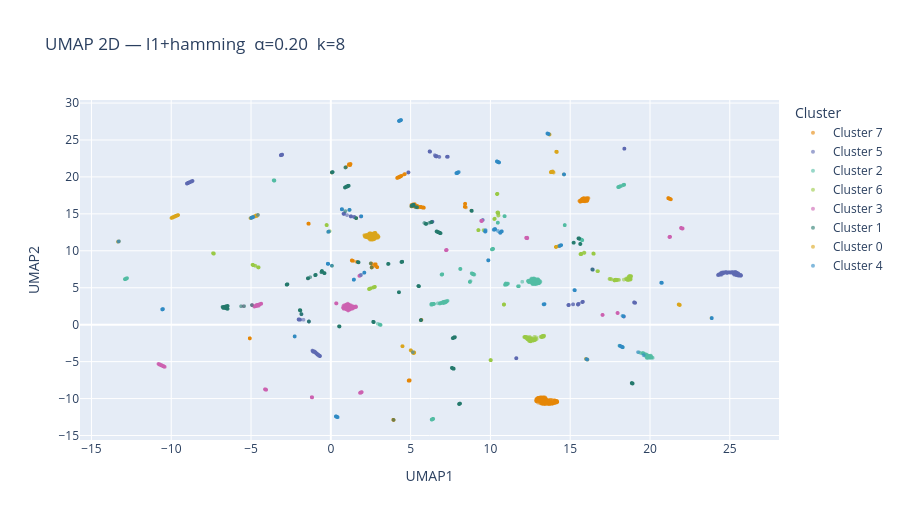
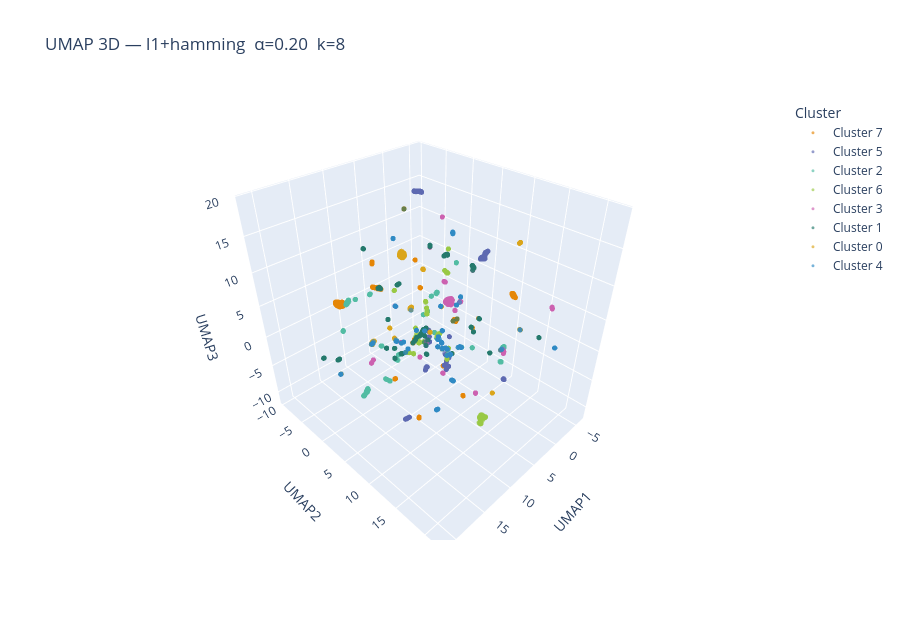

Notebook source saved alongside these figures, in order:
### Code cell
# Cluster and visualise the winning configuration only

# Re-run kmedoids on the winning matrix at seed=42 for reproducibility
res_winner   = kmedoids.fasterpam(D_winner.astype(np.float64), winner_k, random_state=42)
winner_lbls  = np.array(res_winner.labels)

logger.info("Winner clustering: k=%d  unique clusters=%d",
            winner_k, len(np.unique(winner_lbls)))
print(f"Cluster size distribution:")
print(pd.Series(winner_lbls).value_counts().sort_index().to_string())

with warnings.catch_warnings():
    warnings.filterwarnings("ignore", category=UserWarning, module="umap")

    # UMAP 2D visualisation
    reducer_2d = umap.UMAP(
        n_components=2, metric="precomputed",
        n_neighbors=min(15, D_winner.shape[0] - 1),
        min_dist=0.1, random_state=42,
    )
    emb2d = reducer_2d.fit_transform(D_winner.astype(np.float64))

    # UMAP 3D visualisation
    reducer_3d = umap.UMAP(
        n_components=3, metric="precomputed",
        n_neighbors=min(15, D_winner.shape[0] - 1),
        min_dist=0.1, random_state=42,
    )
    emb3d = reducer_3d.fit_transform(D_winner.astype(np.float64))

cluster_labels = [f"Cluster {c}" for c in winner_lbls.tolist()]

df_2d = pd.DataFrame({
    "UMAP1": emb2d[:, 0], "UMAP2": emb2d[:, 1],
    "Cluster": cluster_labels,
})
fig2d = px.scatter(
    df_2d, x="UMAP1", y="UMAP2", color="Cluster",
    title=f"UMAP 2D — {winner_num}+{winner_cat}  α={winner_alpha:.2f}  k={winner_k}",
    opacity=0.6,
    color_discrete_sequence=px.colors.qualitative.Vivid,
)
fig2d.update_traces(marker=dict(size=4))
fig2d.update_layout(height=520)
fig2d.show()

df_3d = pd.DataFrame({
    "UMAP1": emb3d[:, 0], "UMAP2": emb3d[:, 1], "UMAP3": emb3d[:, 2],
    "Cluster": cluster_labels,
})
fig3d = px.scatter_3d(
    df_3d, x="UMAP1", y="UMAP2", z="UMAP3", color="Cluster",
    title=f"UMAP 3D — {winner_num}+{winner_cat}  α={winner_alpha:.2f}  k={winner_k}",
    opacity=0.65,
    color_discrete_sequence=px.colors.qualitative.Vivid,
)
fig3d.update_traces(marker=dict(size=3))
fig3d.update_layout(height=620)
fig3d.show()

### Figure 1 — Plotly figure (JSON) as saved in the notebook; plotly's stock layout.template omitted (floating-point values rounded to 4 significant figures; data arrays with more than 128 entries replaced by an {"elided": "..."} marker saying what was removed)
{"data": [{"hovertemplate": "Cluster=Cluster 7<br>UMAP1=%{x}<br>UMAP2=%{y}<extra></extra>", "legendgroup": "Cluster 7", "marker": {"color": "rgb(229, 134, 6)", "opacity": 0.6, "size": 4, "symbol": "circle"}, "mode": "markers", "name": "Cluster 7", "showlegend": true, "type": "scattergl", "x": {"elided": "791 float values"}, "xaxis": "x", "y": {"elided": "791 float values"}, "yaxis": "y"}, {"hovertemplate": "Cluster=Cluster 5<br>UMAP1=%{x}<br>UMAP2=%{y}<extra></extra>", "legendgroup": "Cluster 5", "marker": {"color": "rgb(93, 105, 177)", "opacity": 0.6, "size": 4, "symbol": "circle"}, "mode": "markers", "name": "Cluster 5", "showlegend": true, "type": "scattergl", "x": {"elided": "627 float values"}, "xaxis": "x", "y": {"elided": "627 float values"}, "yaxis": "y"}, {"hovertemplate": "Cluster=Cluster 2<br>UMAP1=%{x}<br>UMAP2=%{y}<extra></extra>", "legendgroup": "Cluster 2", "marker": {"color": "rgb(82, 188, 163)", "opacity": 0.6, "size": 4, "symbol": "circle"}, "mode": "markers", "name": "Cluster 2", "showlegend": true, "type": "scattergl", "x": {"elided": "776 float values"}, "xaxis": "x", "y": {"elided": "776 float values"}, "yaxis": "y"}, {"hovertemplate": "Cluster=Cluster 6<br>UMAP1=%{x}<br>UMAP2=%{y}<extra></extra>", "legendgroup": "Cluster 6", "marker": {"color": "rgb(153, 201, 69)", "opacity": 0.6, "size": 4, "symbol": "circle"}, "mode": "markers", "name": "Cluster 6", "showlegend": true, "type": "scattergl", "x": {"elided": "562 float values"}, "xaxis": "x", "y": {"elided": "562 float values"}, "yaxis": "y"}, {"hovertemplate": "Cluster=Cluster 3<br>UMAP1=%{x}<br>UMAP2=%{y}<extra></extra>", "legendgroup": "Cluster 3", "marker": {"color": "rgb(204, 97, 176)", "opacity": 0.6, "size": 4, "symbol": "circle"}, "mode": "markers", "name": "Cluster 3", "showlegend": true, "type": "scattergl", "x": {"elided": "610 float values"}, "xaxis": "x", "y": {"elided": "610 float values"}, "yaxis": "y"}, {"hovertemplate": "Cluster=Cluster 1<br>UMAP1=%{x}<br>UMAP2=%{y}<extra></extra>", "legendgroup": "Cluster 1", "marker": {"color": "rgb(36, 121, 108)", "opacity": 0.6, "size": 4, "symbol": "circle"}, "mode": "markers", "name": "Cluster 1", "showlegend": true, "type": "scattergl", "x": {"elided": "572 float values"}, "xaxis": "x", "y": {"elided": "572 float values"}, "yaxis": "y"}, {"hovertemplate": "Cluster=Cluster 0<br>UMAP1=%{x}<br>UMAP2=%{y}<extra></extra>", "legendgroup": "Cluster 0", "marker": {"color": "rgb(218, 165, 27)", "opacity": 0.6, "size": 4, "symbol": "circle"}, "mode": "markers", "name": "Cluster 0", "showlegend": true, "type": "scattergl", "x": {"elided": "604 float values"}, "xaxis": "x", "y": {"elided": "604 float values"}, "yaxis": "y"}, {"hovertemplate": "Cluster=Cluster 4<br>UMAP1=%{x}<br>UMAP2=%{y}<extra></extra>", "legendgroup": "Cluster 4", "marker": {"color": "rgb(47, 138, 196)", "opacity": 0.6, "size": 4, "symbol": "circle"}, "mode": "markers", "name": "Cluster 4", "showlegend": true, "type": "scattergl", "x": {"elided": "408 float values"}, "xaxis": "x", "y": {"elided": "408 float values"}, "yaxis": "y"}], "layout": {"height": 520, "legend": {"title": {"text": "Cluster"}, "tracegroupgap": 0}, "title": {"text": "UMAP 2D — l1+hamming  α=0.20  k=8"}, "xaxis": {"anchor": "y", "domain": [0, 1], "title": {"text": "UMAP1"}}, "yaxis": {"anchor": "x", "domain": [0, 1], "title": {"text": "UMAP2"}}}}

### Figure 2 — Plotly figure (JSON) as saved in the notebook; plotly's stock layout.template omitted (floating-point values rounded to 4 significant figures; data arrays with more than 128 entries replaced by an {"elided": "..."} marker saying what was removed)
{"data": [{"hovertemplate": "Cluster=Cluster 7<br>UMAP1=%{x}<br>UMAP2=%{y}<br>UMAP3=%{z}<extra></extra>", "legendgroup": "Cluster 7", "marker": {"color": "rgb(229, 134, 6)", "opacity": 0.65, "size": 3, "symbol": "circle"}, "mode": "markers", "name": "Cluster 7", "scene": "scene", "showlegend": true, "type": "scatter3d", "x": {"elided": "791 float values"}, "y": {"elided": "791 float values"}, "z": {"elided": "791 float values"}}, {"hovertemplate": "Cluster=Cluster 5<br>UMAP1=%{x}<br>UMAP2=%{y}<br>UMAP3=%{z}<extra></extra>", "legendgroup": "Cluster 5", "marker": {"color": "rgb(93, 105, 177)", "opacity": 0.65, "size": 3, "symbol": "circle"}, "mode": "markers", "name": "Cluster 5", "scene": "scene", "showlegend": true, "type": "scatter3d", "x": {"elided": "627 float values"}, "y": {"elided": "627 float values"}, "z": {"elided": "627 float values"}}, {"hovertemplate": "Cluster=Cluster 2<br>UMAP1=%{x}<br>UMAP2=%{y}<br>UMAP3=%{z}<extra></extra>", "legendgroup": "Cluster 2", "marker": {"color": "rgb(82, 188, 163)", "opacity": 0.65, "size": 3, "symbol": "circle"}, "mode": "markers", "name": "Cluster 2", "scene": "scene", "showlegend": true, "type": "scatter3d", "x": {"elided": "776 float values"}, "y": {"elided": "776 float values"}, "z": {"elided": "776 float values"}}, {"hovertemplate": "Cluster=Cluster 6<br>UMAP1=%{x}<br>UMAP2=%{y}<br>UMAP3=%{z}<extra></extra>", "legendgroup": "Cluster 6", "marker": {"color": "rgb(153, 201, 69)", "opacity": 0.65, "size": 3, "symbol": "circle"}, "mode": "markers", "name": "Cluster 6", "scene": "scene", "showlegend": true, "type": "scatter3d", "x": {"elided": "562 float values"}, "y": {"elided": "562 float values"}, "z": {"elided": "562 float values"}}, {"hovertemplate": "Cluster=Cluster 3<br>UMAP1=%{x}<br>UMAP2=%{y}<br>UMAP3=%{z}<extra></extra>", "legendgroup": "Cluster 3", "marker": {"color": "rgb(204, 97, 176)", "opacity": 0.65, "size": 3, "symbol": "circle"}, "mode": "markers", "name": "Cluster 3", "scene": "scene", "showlegend": true, "type": "scatter3d", "x": {"elided": "610 float values"}, "y": {"elided": "610 float values"}, "z": {"elided": "610 float values"}}, {"hovertemplate": "Cluster=Cluster 1<br>UMAP1=%{x}<br>UMAP2=%{y}<br>UMAP3=%{z}<extra></extra>", "legendgroup": "Cluster 1", "marker": {"color": "rgb(36, 121, 108)", "opacity": 0.65, "size": 3, "symbol": "circle"}, "mode": "markers", "name": "Cluster 1", "scene": "scene", "showlegend": true, "type": "scatter3d", "x": {"elided": "572 float values"}, "y": {"elided": "572 float values"}, "z": {"elided": "572 float values"}}, {"hovertemplate": "Cluster=Cluster 0<br>UMAP1=%{x}<br>UMAP2=%{y}<br>UMAP3=%{z}<extra></extra>", "legendgroup": "Cluster 0", "marker": {"color": "rgb(218, 165, 27)", "opacity": 0.65, "size": 3, "symbol": "circle"}, "mode": "markers", "name": "Cluster 0", "scene": "scene", "showlegend": true, "type": "scatter3d", "x": {"elided": "604 float values"}, "y": {"elided": "604 float values"}, "z": {"elided": "604 float values"}}, {"hovertemplate": "Cluster=Cluster 4<br>UMAP1=%{x}<br>UMAP2=%{y}<br>UMAP3=%{z}<extra></extra>", "legendgroup": "Cluster 4", "marker": {"color": "rgb(47, 138, 196)", "opacity": 0.65, "size": 3, "symbol": "circle"}, "mode": "markers", "name": "Cluster 4", "scene": "scene", "showlegend": true, "type": "scatter3d", "x": {"elided": "408 float values"}, "y": {"elided": "408 float values"}, "z": {"elided": "408 float values"}}], "layout": {"height": 620, "legend": {"title": {"text": "Cluster"}, "tracegroupgap": 0}, "scene": {"domain": {"x": [0, 1], "y": [0, 1]}, "xaxis": {"title": {"text": "UMAP1"}}, "yaxis": {"title": {"text": "UMAP2"}}, "zaxis": {"title": {"text": "UMAP3"}}}, "title": {"text": "UMAP 3D — l1+hamming  α=0.20  k=8"}}}
